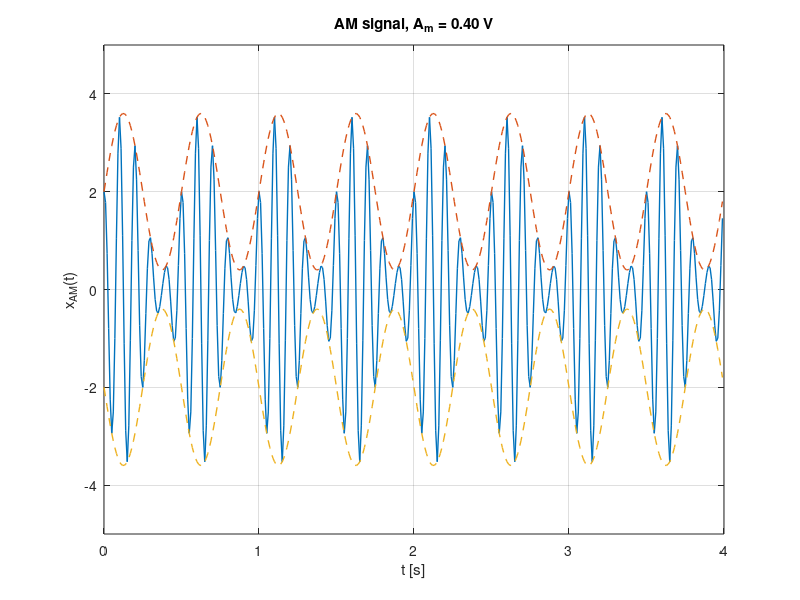
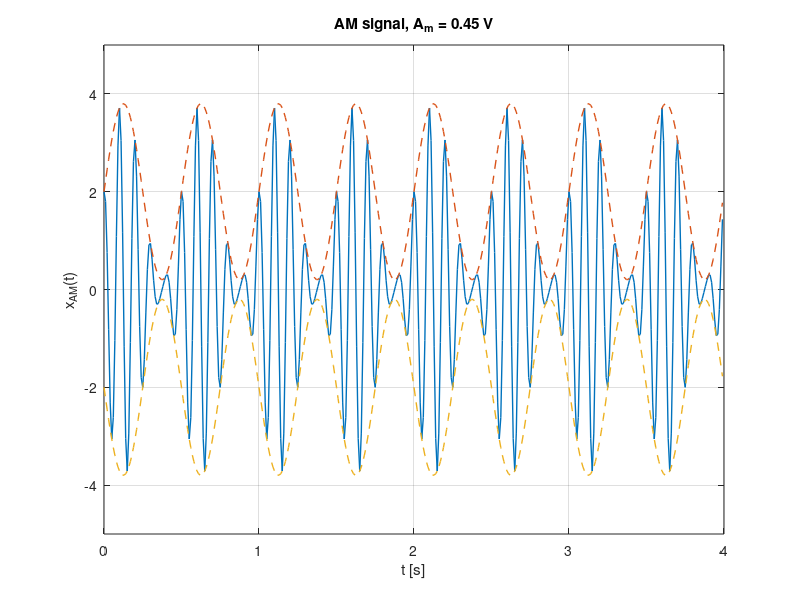
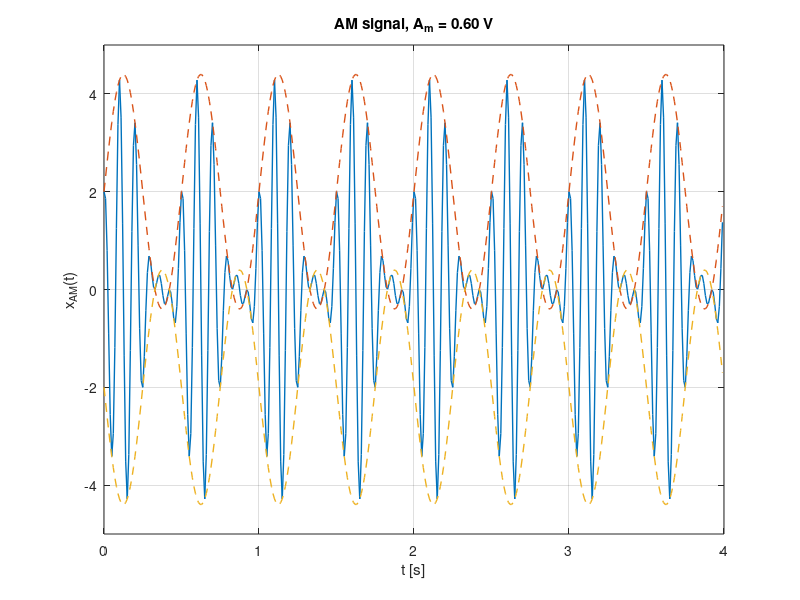

Source code (MATLAB) for these figures, in order:
%Q3
% Parameters
Ac = 2; % carrier amplitude [V]
fc = 10; % carrier frequency [Hz]
fm = 2; % message frequency [Hz]
ka = 2; % amplitude sensitivity [V/V]
fs = 100; % sampling rate [Hz]
N = 2000; % number of samples
n = 0:N-1;
t = n/fs;

Am_vec = [0.40 0.45 0.60];
idx_plot = 1:400;

for k = 1:length(Am_vec)
    Am = Am_vec(k);

    % message and envelope term
    m    = Am * sin(2*pi*fm*t);
    env  = Ac * (1 + ka*m);

    % AM signal
    xAM  = env .* cos(2*pi*fc*t);

    figure;
    plot(t(idx_plot), xAM(idx_plot), 'LineWidth', 1);
    hold on;
    plot(t(idx_plot),  env(idx_plot), '--', 'LineWidth', 1);
    plot(t(idx_plot), -env(idx_plot), '--', 'LineWidth', 1);
    hold off;

    grid on;
    xlabel('t [s]');
    ylabel('x_{AM}(t)');
    title(sprintf('AM signal, A_m = %.2f V', Am_vec(k)));
    ylim([-5 5]);
end
